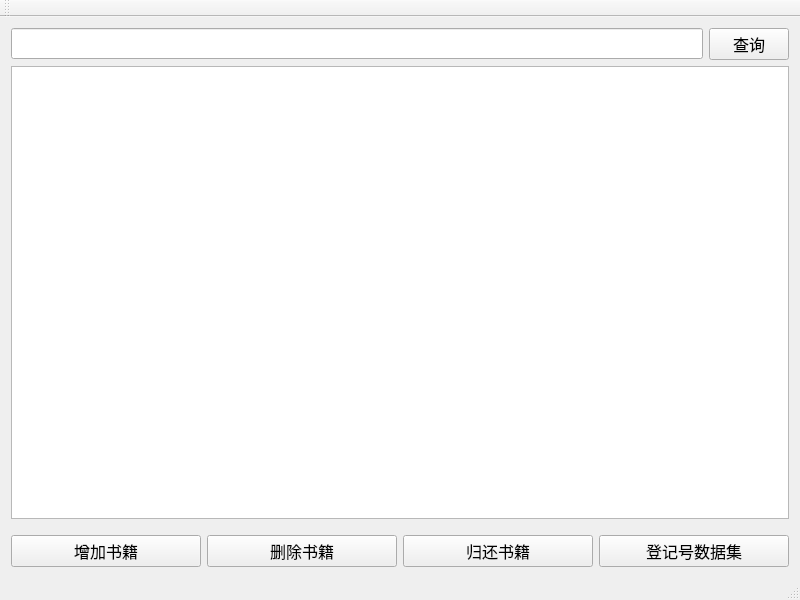
<?xml version="1.0" encoding="UTF-8"?>
<ui version="4.0">
 <class>MainWindow</class>
 <widget class="QMainWindow" name="MainWindow">
  <property name="geometry">
   <rect>
    <x>0</x>
    <y>0</y>
    <width>800</width>
    <height>600</height>
   </rect>
  </property>
  <property name="windowTitle">
   <string>MainWindow</string>
  </property>
  <widget class="QWidget" name="centralWidget">
   <layout class="QVBoxLayout" name="verticalLayout">
    <item>
     <layout class="QHBoxLayout" name="horizontalLayout_2">
      <item>
       <widget class="QLineEdit" name="lineEdit">
        <property name="font">
         <font>
          <family>楷体</family>
          <pointsize>12</pointsize>
         </font>
        </property>
       </widget>
      </item>
      <item>
       <widget class="QPushButton" name="pushButtonQuery">
        <property name="font">
         <font>
          <family>华文楷体</family>
          <pointsize>12</pointsize>
         </font>
        </property>
        <property name="text">
         <string>查询</string>
        </property>
       </widget>
      </item>
     </layout>
    </item>
    <item>
     <widget class="QTableWidget" name="tableWidget"/>
    </item>
    <item>
     <spacer name="verticalSpacer_3">
      <property name="orientation">
       <enum>Qt::Vertical</enum>
      </property>
      <property name="sizeType">
       <enum>QSizePolicy::Fixed</enum>
      </property>
      <property name="sizeHint" stdset="0">
       <size>
        <width>20</width>
        <height>10</height>
       </size>
      </property>
     </spacer>
    </item>
    <item>
     <layout class="QHBoxLayout" name="horizontalLayout">
      <item>
       <widget class="QPushButton" name="pushButtonAdd">
        <property name="font">
         <font>
          <family>华文行楷</family>
          <pointsize>12</pointsize>
         </font>
        </property>
        <property name="text">
         <string>增加书籍</string>
        </property>
       </widget>
      </item>
      <item>
       <widget class="QPushButton" name="pushButtonDelete">
        <property name="font">
         <font>
          <family>华文行楷</family>
          <pointsize>12</pointsize>
         </font>
        </property>
        <property name="text">
         <string>删除书籍</string>
        </property>
       </widget>
      </item>
      <item>
       <widget class="QPushButton" name="pushButtonReturn">
        <property name="font">
         <font>
          <family>华文行楷</family>
          <pointsize>12</pointsize>
         </font>
        </property>
        <property name="text">
         <string>归还书籍</string>
        </property>
       </widget>
      </item>
      <item>
       <widget class="QPushButton" name="pushButtonDataset">
        <property name="font">
         <font>
          <family>华文行楷</family>
          <pointsize>12</pointsize>
         </font>
        </property>
        <property name="text">
         <string>登记号数据集</string>
        </property>
       </widget>
      </item>
     </layout>
    </item>
   </layout>
  </widget>
  <widget class="QMenuBar" name="menuBar">
   <property name="geometry">
    <rect>
     <x>0</x>
     <y>0</y>
     <width>800</width>
     <height>24</height>
    </rect>
   </property>
  </widget>
  <widget class="QToolBar" name="mainToolBar">
   <attribute name="toolBarArea">
    <enum>TopToolBarArea</enum>
   </attribute>
   <attribute name="toolBarBreak">
    <bool>false</bool>
   </attribute>
  </widget>
  <widget class="QStatusBar" name="statusBar"/>
 </widget>
 <layoutdefault spacing="6" margin="11"/>
 <resources/>
 <connections/>
</ui>
